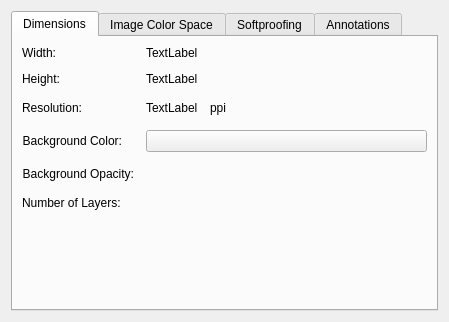
<?xml version="1.0" encoding="UTF-8"?>
<ui version="4.0">
 <author>
    SPDX-FileCopyrightText: none
    SPDX-License-Identifier: GPL-3.0-or-later
  </author>
 <class>WdgImageProperties</class>
 <widget class="QWidget" name="WdgImageProperties">
  <property name="geometry">
   <rect>
    <x>0</x>
    <y>0</y>
    <width>449</width>
    <height>322</height>
   </rect>
  </property>
  <property name="windowTitle">
   <string>New Image</string>
  </property>
  <layout class="QVBoxLayout" name="verticalLayout_3">
   <item>
    <widget class="QTabWidget" name="grpColorM">
     <property name="currentIndex">
      <number>0</number>
     </property>
     <widget class="QWidget" name="tab_2">
      <attribute name="title">
       <string>Dimensions</string>
      </attribute>
      <layout class="QVBoxLayout" name="verticalLayout_4">
       <item>
        <layout class="QFormLayout" name="formLayout">
         <property name="horizontalSpacing">
          <number>12</number>
         </property>
         <property name="verticalSpacing">
          <number>12</number>
         </property>
         <item row="0" column="0">
          <widget class="QLabel" name="lblWidth">
           <property name="sizePolicy">
            <sizepolicy hsizetype="Minimum" vsizetype="Preferred">
             <horstretch>0</horstretch>
             <verstretch>0</verstretch>
            </sizepolicy>
           </property>
           <property name="text">
            <string>Width:</string>
           </property>
           <property name="alignment">
            <set>Qt::AlignRight|Qt::AlignTrailing|Qt::AlignVCenter</set>
           </property>
          </widget>
         </item>
         <item row="0" column="1">
          <widget class="QLabel" name="lblWidthValue">
           <property name="text">
            <string comment="KDE::DoNotExtract">TextLabel</string>
           </property>
          </widget>
         </item>
         <item row="1" column="0">
          <widget class="QLabel" name="lblHeight">
           <property name="sizePolicy">
            <sizepolicy hsizetype="Minimum" vsizetype="Preferred">
             <horstretch>0</horstretch>
             <verstretch>0</verstretch>
            </sizepolicy>
           </property>
           <property name="text">
            <string>Height:</string>
           </property>
           <property name="alignment">
            <set>Qt::AlignRight|Qt::AlignTrailing|Qt::AlignVCenter</set>
           </property>
          </widget>
         </item>
         <item row="1" column="1">
          <widget class="QLabel" name="lblHeightValue">
           <property name="text">
            <string comment="KDE::DoNotExtract">TextLabel</string>
           </property>
          </widget>
         </item>
         <item row="2" column="0">
          <widget class="QLabel" name="lblResolution">
           <property name="sizePolicy">
            <sizepolicy hsizetype="Minimum" vsizetype="Preferred">
             <horstretch>0</horstretch>
             <verstretch>0</verstretch>
            </sizepolicy>
           </property>
           <property name="text">
            <string>Resolution:</string>
           </property>
           <property name="alignment">
            <set>Qt::AlignRight|Qt::AlignTrailing|Qt::AlignVCenter</set>
           </property>
          </widget>
         </item>
         <item row="2" column="1">
          <layout class="QHBoxLayout" name="horizontalLayout">
           <item>
            <widget class="QLabel" name="lblResolutionValue">
             <property name="sizePolicy">
              <sizepolicy hsizetype="Minimum" vsizetype="Preferred">
               <horstretch>0</horstretch>
               <verstretch>0</verstretch>
              </sizepolicy>
             </property>
             <property name="text">
              <string comment="KDE::DoNotExtract">TextLabel</string>
             </property>
            </widget>
           </item>
           <item>
            <widget class="QLabel" name="label">
             <property name="toolTip">
              <string>pixels-per-inch</string>
             </property>
             <property name="text">
              <string>ppi</string>
             </property>
            </widget>
           </item>
           <item>
            <spacer name="horizontalSpacer">
             <property name="orientation">
              <enum>Qt::Horizontal</enum>
             </property>
             <property name="sizeHint" stdset="0">
              <size>
               <width>40</width>
               <height>20</height>
              </size>
             </property>
            </spacer>
           </item>
          </layout>
         </item>
         <item row="3" column="0">
          <widget class="QLabel" name="lblBgColor">
           <property name="sizePolicy">
            <sizepolicy hsizetype="Minimum" vsizetype="Preferred">
             <horstretch>0</horstretch>
             <verstretch>0</verstretch>
            </sizepolicy>
           </property>
           <property name="text">
            <string comment="The background color of the image's projection">Background Color:</string>
           </property>
           <property name="alignment">
            <set>Qt::AlignRight|Qt::AlignTrailing|Qt::AlignVCenter</set>
           </property>
          </widget>
         </item>
         <item row="3" column="1">
          <widget class="KisColorButton" name="bnBackgroundColor">
           <property name="text">
            <string/>
           </property>
          </widget>
         </item>
         <item row="4" column="1">
          <widget class="KisDoubleSliderSpinBox" name="sldBackgroundColor" native="true">
           <property name="sizePolicy">
            <sizepolicy hsizetype="Expanding" vsizetype="Preferred">
             <horstretch>0</horstretch>
             <verstretch>0</verstretch>
            </sizepolicy>
           </property>
           <property name="minimumSize">
            <size>
             <width>0</width>
             <height>20</height>
            </size>
           </property>
          </widget>
         </item>
         <item row="4" column="0">
          <widget class="QLabel" name="label_4">
           <property name="sizePolicy">
            <sizepolicy hsizetype="Minimum" vsizetype="Preferred">
             <horstretch>0</horstretch>
             <verstretch>0</verstretch>
            </sizepolicy>
           </property>
           <property name="text">
            <string>Background Opacity:</string>
           </property>
           <property name="alignment">
            <set>Qt::AlignRight|Qt::AlignTrailing|Qt::AlignVCenter</set>
           </property>
          </widget>
         </item>
         <item row="5" column="0">
          <widget class="QLabel" name="label_2">
           <property name="text">
            <string>Number of Layers:</string>
           </property>
          </widget>
         </item>
         <item row="5" column="1">
          <widget class="QLabel" name="lblLayerCount">
           <property name="text">
            <string/>
           </property>
          </widget>
         </item>
        </layout>
       </item>
      </layout>
     </widget>
     <widget class="QWidget" name="grpMode">
      <attribute name="title">
       <string>Image Color Space</string>
      </attribute>
      <layout class="QVBoxLayout" name="verticalLayout" stretch="0,0,0,0,1">
       <item>
        <widget class="KisColorSpaceSelector" name="colorSpaceSelector" native="true"/>
       </item>
       <item>
        <widget class="QCheckBox" name="chkConvertLayers">
         <property name="text">
          <string>Convert color space of image layers</string>
         </property>
        </widget>
       </item>
       <item>
        <spacer name="verticalSpacer_3">
         <property name="orientation">
          <enum>Qt::Vertical</enum>
         </property>
         <property name="sizeType">
          <enum>QSizePolicy::MinimumExpanding</enum>
         </property>
         <property name="sizeHint" stdset="0">
          <size>
           <width>20</width>
           <height>10</height>
          </size>
         </property>
        </spacer>
       </item>
       <item>
        <widget class="KisWarningWidget" name="wdgWarningNotice" native="true">
         <property name="sizePolicy">
          <sizepolicy hsizetype="Expanding" vsizetype="MinimumExpanding">
           <horstretch>0</horstretch>
           <verstretch>0</verstretch>
          </sizepolicy>
         </property>
        </widget>
       </item>
       <item>
        <spacer name="verticalSpacer_2">
         <property name="orientation">
          <enum>Qt::Vertical</enum>
         </property>
         <property name="sizeHint" stdset="0">
          <size>
           <width>20</width>
           <height>20</height>
          </size>
         </property>
        </spacer>
       </item>
      </layout>
     </widget>
     <widget class="QWidget" name="grpSoftProof">
      <attribute name="title">
       <string>Softproofing</string>
      </attribute>
      <layout class="QVBoxLayout" name="verticalLayout_5">
       <item>
        <widget class="QCheckBox" name="chkSaveProofing">
         <property name="text">
          <string>Store Softproofing configuration in the image</string>
         </property>
        </widget>
       </item>
       <item>
        <widget class="KisColorSpaceSelector" name="proofSpaceSelector" native="true"/>
       </item>
       <item>
        <widget class="QGroupBox" name="groupBox">
         <property name="title">
          <string>Rendering Intent</string>
         </property>
         <layout class="QFormLayout" name="formLayout_2">
          <item row="0" column="0" colspan="2">
           <widget class="QComboBox" name="cmbIntent">
            <property name="currentIndex">
             <number>0</number>
            </property>
            <item>
             <property name="text">
              <string>Perceptual</string>
             </property>
            </item>
            <item>
             <property name="text">
              <string>Relative Colorimetric</string>
             </property>
            </item>
            <item>
             <property name="text">
              <string>Saturation</string>
             </property>
            </item>
            <item>
             <property name="text">
              <string>Absolute Colorimetric</string>
             </property>
            </item>
           </widget>
          </item>
         </layout>
        </widget>
       </item>
       <item>
        <layout class="QHBoxLayout" name="horizontalLayout_4">
         <item>
          <widget class="QLabel" name="lblAdaptationState">
           <property name="text">
            <string>Adaptation State:</string>
           </property>
           <property name="alignment">
            <set>Qt::AlignRight|Qt::AlignTrailing|Qt::AlignVCenter</set>
           </property>
          </widget>
         </item>
         <item>
          <widget class="QSlider" name="sldAdaptationState">
           <property name="toolTip">
            <string>&lt;html&gt;&lt;head/&gt;&lt;body&gt;&lt;p&gt;Set how much you wish to correct the adaptation state. This will affect how &lt;span style=&quot; font-style:italic;&quot;&gt;Absolute Colorimetric&lt;/span&gt; changes the whites of your image. In Layman's terms: how much do you wish to have the color management correct the paper-color to screen white while using &lt;span style=&quot; font-style:italic;&quot;&gt;Absolute Colorimetric&lt;/span&gt;?&lt;/p&gt;&lt;/body&gt;&lt;/html&gt;</string>
           </property>
           <property name="orientation">
            <enum>Qt::Horizontal</enum>
           </property>
          </widget>
         </item>
        </layout>
       </item>
       <item>
        <layout class="QHBoxLayout" name="horizontalLayout_3">
         <item>
          <widget class="QLabel" name="lblGamutWarning">
           <property name="text">
            <string>Gamut Warning:</string>
           </property>
          </widget>
         </item>
         <item>
          <widget class="KisColorButton" name="gamutAlarm">
           <property name="text">
            <string/>
           </property>
          </widget>
         </item>
         <item>
          <widget class="QCheckBox" name="ckbBlackPointComp">
           <property name="toolTip">
            <string>&lt;html&gt;&lt;head/&gt;&lt;body&gt;&lt;p&gt;Black Point compensation matches the darkest color of the source device to the darkest color of the destination device. Relative Colorimetric without Black Point Compensation will show the difference between the darkest values. With blackpoint compensation, black is black.&lt;/p&gt;&lt;/body&gt;&lt;/html&gt;</string>
           </property>
           <property name="text">
            <string>Black Point Compensation</string>
           </property>
          </widget>
         </item>
        </layout>
       </item>
       <item>
        <spacer name="verticalSpacer">
         <property name="orientation">
          <enum>Qt::Vertical</enum>
         </property>
         <property name="sizeHint" stdset="0">
          <size>
           <width>20</width>
           <height>40</height>
          </size>
         </property>
        </spacer>
       </item>
      </layout>
     </widget>
     <widget class="QWidget" name="tab">
      <attribute name="title">
       <string>Annotations</string>
      </attribute>
      <layout class="QVBoxLayout" name="verticalLayout_2">
       <item>
        <widget class="QComboBox" name="cmbAnnotations"/>
       </item>
       <item>
        <layout class="QHBoxLayout" name="horizontalLayout_2">
         <item>
          <widget class="QLabel" name="label_3">
           <property name="text">
            <string>Type:</string>
           </property>
          </widget>
         </item>
         <item>
          <widget class="QLabel" name="lblDescription">
           <property name="sizePolicy">
            <sizepolicy hsizetype="MinimumExpanding" vsizetype="Preferred">
             <horstretch>0</horstretch>
             <verstretch>0</verstretch>
            </sizepolicy>
           </property>
           <property name="text">
            <string>TextLabel</string>
           </property>
          </widget>
         </item>
        </layout>
       </item>
       <item>
        <widget class="QPlainTextEdit" name="txtAnnotation">
         <property name="readOnly">
          <bool>true</bool>
         </property>
        </widget>
       </item>
      </layout>
     </widget>
    </widget>
   </item>
  </layout>
 </widget>
 <customwidgets>
  <customwidget>
   <class>KisDoubleSliderSpinBox</class>
   <extends>QWidget</extends>
   <header location="global">kis_slider_spin_box.h</header>
   <container>1</container>
  </customwidget>
  <customwidget>
   <class>KisColorButton</class>
   <extends>QPushButton</extends>
   <header>kis_color_button.h</header>
  </customwidget>
  <customwidget>
   <class>KisColorSpaceSelector</class>
   <extends>QWidget</extends>
   <header>widgets/kis_color_space_selector.h</header>
   <container>1</container>
  </customwidget>
  <customwidget>
   <class>KisWarningWidget</class>
   <extends>QWidget</extends>
   <header>widgets/KisWarningWidget.h</header>
   <container>1</container>
  </customwidget>
 </customwidgets>
 <resources/>
 <connections/>
</ui>
